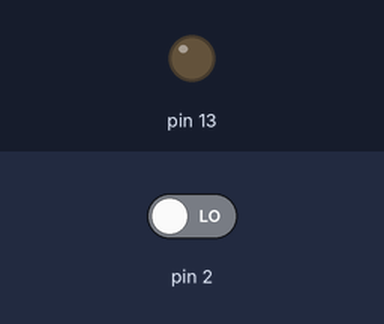
This sketch was run on a simulated Arduino Uno, built with avr-gcc and run on an emulated ATmega328P. Parts: output pins drawn as LEDs (lit = HIGH). The inputs (shaded band) are chosen by the test bench; at power-on: pin 2 LOW.

Above: at 1.2 s.
1.3 s: pin 2 driven HIGH
At 2.5 s:
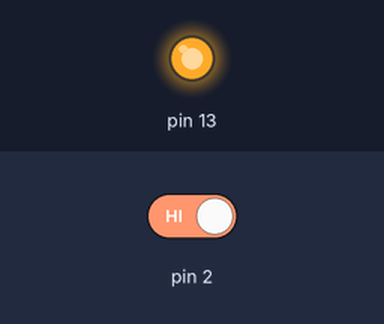
Timing chart, 0 to 4.3 s (numbered marks = the images above; inputs shaded):
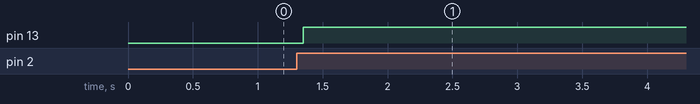

The sketch:

one_led_bitwise_operators_push_button.ino
```cpp
void setup()
{ DDRB |= (1 << 5);   // Set Pin 13 (Port B, Bit 5) as OUTPUT
  DDRD &= ~(1 << 2);  // Set Pin 2 (Port D, Bit 2) as INPUT
}
void loop() {
  static bool ledState = false;

  //1. Detect if the button is pressed(Active HIGH for Pull-down)

  if (PIND & (1<<2)) {

    //2.Debounce Delay
    delay(50);
    //3. Re-verify: Is it STILL HIGH after 50ms?

  if (PIND & (1 << 2))
  {
    //4. Toggle Logic
    ledState = !ledState;
    if (ledState) PORTB |= (1<<5);
    else PORTB &= ~(1<<5);

    //5.Wait for Release: Loop while the button is still HIGH
    while (PIND & (1<<2));
    delay(50); //Debounce the release
  }
 }
}
```

Measured:
- after the input at 1.3 s, pin 13: LOW → HIGH after 0.05 s
